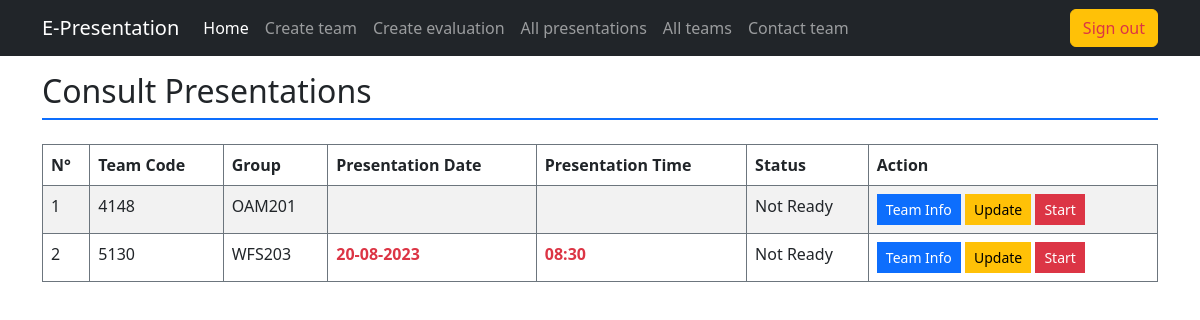
The app's page /index.php?action=all_presentations (signed in), older data.
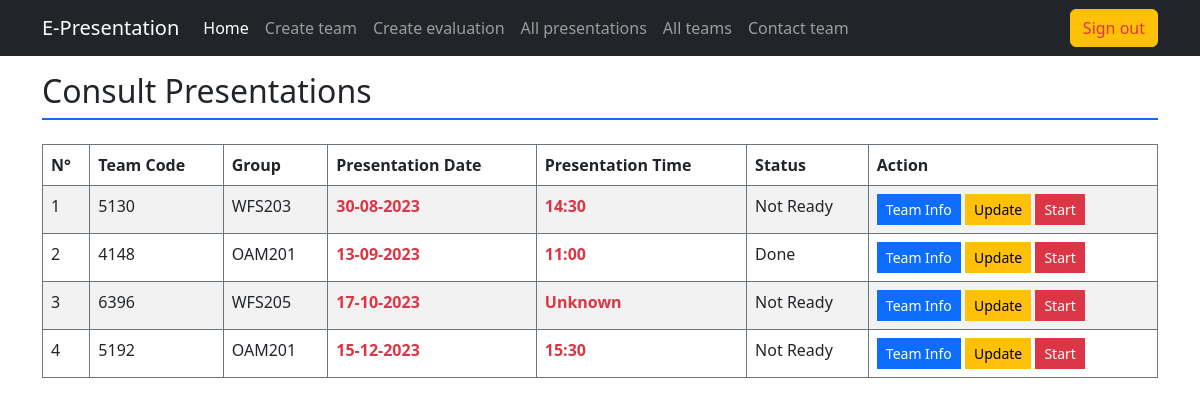
The same page, newer data.
### tables this page shows
CREATE TABLE `team` (
  `team_code` varchar(8) NOT NULL,
  `group_code` varchar(10) NOT NULL,
  `presentation_date` date DEFAULT NULL,
  `presentation_time` time DEFAULT NULL,
  `status` enum('Done','Ready','Not Ready') DEFAULT 'Not Ready'
);

### app/controller/layouts_rendering.php (called while the page is built, shortened)
<?php
    class LayoutRendering {
        static function all_presentations() {
            $team_data = PresentationModel::retrieve_all_teams();
            require "app/view/mentor/all_presentations.php";
        }
    }

### app/model/team_model.php (called while the page is built, shortened)
<?php
    class PresentationModel {
        static function connection() {
            $username = "root";
            $password = "";
            $host = "localhost";
            $dbname = "e-presentations";
            $dsn = "mysql:host=$host;dbname=$dbname";
            try {
                return new PDO($dsn, $username, $password);
            } catch (PDOException $err) {
                echo "<div class='alert alert-danger'>Database connection couldn't be established</div>";
                $err->getMessage();
            }
        }
        static function retrieve_all_teams() {
            $connection = self::connection();
            $query = $connection->query("SELECT * FROM team ORDER BY presentation_date, presentation_time");
            return $query->fetchAll(PDO::FETCH_ASSOC);
        }
    }
?>

### app/view/mentor/all_presentations.php (the view, shortened to what this page needs)
<h2 class="border-bottom pb-2 border-2 border-primary mb-4">Consult Presentations</h2>
<div class="table-responsive">
    <table class="table table-bordered border-secondary table-striped table-hover">
        <thead>
            <th>N°</th>
            <th>Team Code</th>
            <th>Group</th>
            <th>Presentation Date</th>
            <th>Presentation Time</th>
            <th>Status</th>
            <th>Action</th>
        </thead>
        <?php
            $counter = 0;
            foreach($team_data as $presentation):
                ++$counter;
        ?>
            <tr>
                <td><?= $counter ?></td>
                <td><?= $presentation["team_code"] ?></td>
                <td><?= $presentation["group_code"] ?></td>
                <td class="text-danger fw-bold"><?= $presentation["presentation_date"] == "0000-00-00"? "Unknown": implode("-", array_reverse(explode("-", $presentation["presentation_date"])))?></td>
                <td class="text-danger fw-bold"><?= $presentation["presentation_time"] == "00:00:00"? "Unknown": substr($presentation["presentation_time"], 0, 5)?></td>
                <td><?= $presentation["status"] ?></td>
                <td>
                    <a href="index.php?action=team_info&team_code=<?= $presentation["team_code"] ?>" class="btn btn-sm btn-primary rounded-0" target="_blank">Team Info</a>
                    <a href="index.php?action=update&team_code=<?= $presentation["team_code"] ?>" class="btn btn-sm btn-warning rounded-0" target="_blank">Update</a>
                    <a href="index.php?action=select_evaluation&team_code=<?= $presentation["team_code"] ?>" class="btn btn-sm btn-danger rounded-0">Start</a>
                </td>
            </tr>
        <?php
            endforeach;
        ?>
    </table>
    </div>
<?php
    $content = ob_get_contents();
    require "app/view/master.php";
?>

### index.php (shortened to what this page needs)
<?php
    require "app/model/team_model.php";
    require "app/controller/layouts_rendering.php";
    if (isset($_GET["action"])) {
        switch ($_GET["action"]):
            case "all_presentations":
                LayoutRendering::all_presentations();
                break;
        endswitch;
    } else {
        LayoutRendering::main();
    }
?>

### app/view/master.php (shortened to what this page needs)
<!DOCTYPE html>
<html lang="en">
<head>
    <link rel="stylesheet" href="https://cdn.jsdelivr.net/npm/bootstrap@5.2.3/dist/css/bootstrap.min.css" />
    <link rel="stylesheet" href="https://cdn.jsdelivr.net/npm/bootstrap-icons@1.10.5/font/bootstrap-icons.css">
</head>
<body>
    <main class="container py-3">
    <?= $content ?>
    </main>
</body>
</html>

Row changes from the older to the newer data that the page shows:
changed team "WFS203": presentation_date "20-08-2023" → "30-08-2023"; presentation_time "08:30" → "14:30"; moves up the list
changed team id 4148: presentation_date (not shown) → "13-09-2023"; presentation_time (not shown) → "11:00"; status "Not Ready" → "Done"
added team: team_code "6396", group_code "WFS205", presentation_date "17-10-2023", presentation_time "Unknown", status "Not Ready"
added team: team_code "5192", group_code "OAM201", presentation_date "15-12-2023", presentation_time "15:30", status "Not Ready"
